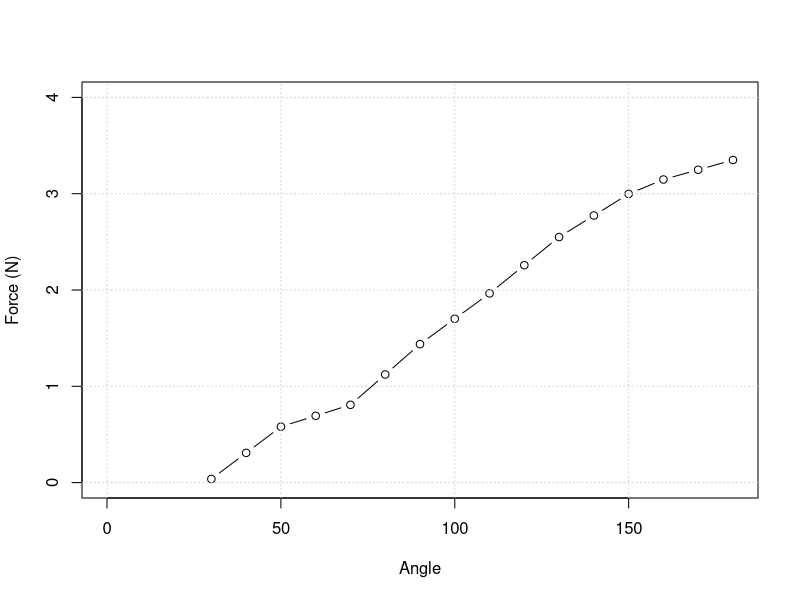

This chart was generated by the following R code: (Note: this script raises an error after producing the figure.)
force <- c( 0.0375, 0.30875,  0.5800, 0.69375, 0.8075,
            1.1225,  1.4375, 1.70125,  1.9650, 2.2575, 2.5500,
           2.77375,  2.9975,  3.1475, 3.24875, 3.3500)
angle <- seq(from = 30, to = 180, by = 10)

a2f <- data.frame(angle = angle, force = force)

plot(angle, force, type = "b", xlim = c(0, 180), ylim = c(0, 4),
     ylab = "Force (N)", xlab = "Angle")
grid()
#interpolation <- function(big, small, goal) {
#  b <- which(a2f$angle == big)
#  s <- which(a2f$angle == small)
#  a2f$force[b] - ((big - goal) / (big - small) * (a2f$force[b] - a2f$force[s]))
#}
#
interpolation_new <- function(goal) {
  small <- goal - (goal %% 10)
  big <- small + 10
  b <- which(a2f$angle == big)
  s <- which(a2f$angle == small)
  a2f$force[b] - ((big - goal) / (big - small) * (a2f$force[b] - a2f$force[s]))
}

#
library(dplyr)
force_ci <- temp_degree %>% group_by(Tester.Name) %>%
  summarise(mm = mean(Degree))

force_ci <- data.frame(force_ci)
force_ci_new <- vapply(force_ci$mm, function(x) interpolation_new(x), numeric(1))
#force_ci <- c(interpolation(110, 100, force_ci$mm[1]),
#  interpolation(100, 90, force_ci$mm[2]),
#  interpolation(100, 90, force_ci$mm[3]),
#  interpolation(80, 70, force_ci$mm[4]),
#  interpolation(110, 100, force_ci$mm[5]),
#  interpolation(80, 70, force_ci$mm[6]),
#  interpolation(90, 80, force_ci$mm[7]),
#  interpolation(110, 100, force_ci$mm[8]),
#  interpolation(110, 100, force_ci$mm[9]))

# last five trials' mean and sd
m <- mean(force_ci_new)
std <- sd(force_ci_new)
m
m + 1.96 * std / sqrt(9)
m - 1.96 * std / sqrt(9)


#
dta_all$force <- vapply(dta_all$Degree, function(x) interpolation_new(x), numeric(1))

dta_by_trial_force <- dta_all %>% group_by(Tester.Name, Counter) %>%
  summarise(trial_name_m = mean(force)) %>%
  group_by(Counter) %>%
  summarise(trial_m = mean(trial_name_m), trial_sd = sd(trial_name_m))
dta_by_trial_force <- as.data.frame(dta_by_trial_force)
dta_by_trial_force

#
ggplot(dta_by_trial_force, aes(x = Counter, y = trial_m)) +
  geom_errorbar(aes(ymin = trial_m - trial_sd, ymax = trial_m + trial_sd),
                width = .2, size = .3) +
  geom_line() +
  geom_hline(yintercept = m, linetype = 2) +
  geom_point(size = 2) +
  labs( x = "Trial No: 1 - 24", y = "Force in N") + # one side? to KG?
  theme_bw() +
  scale_y_continuous(breaks = seq(0, 4, 0.5), limits = c(0, 4)) 
